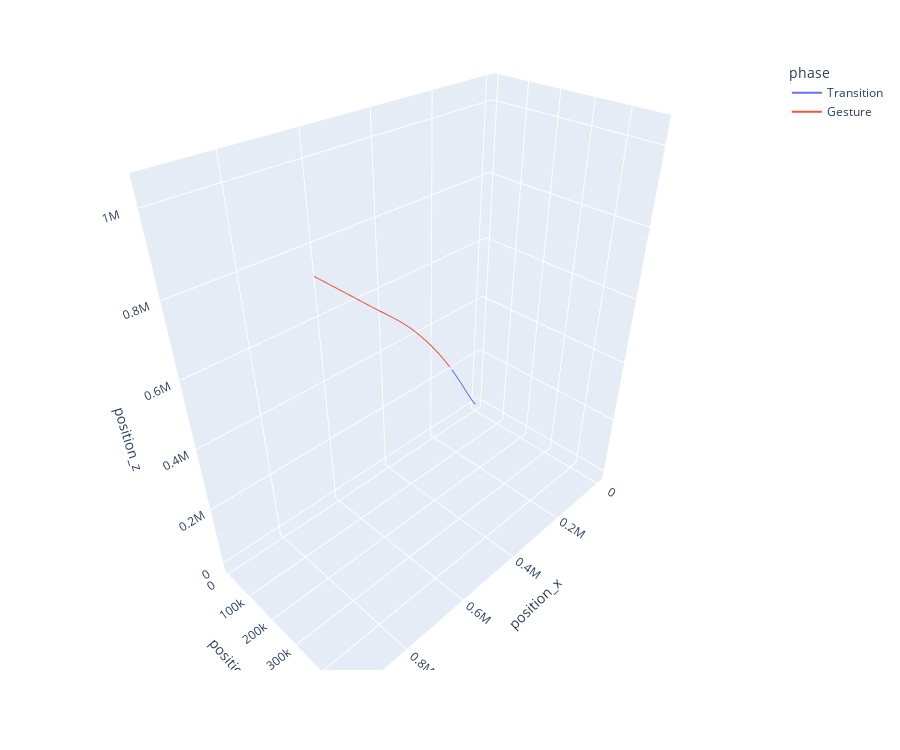

The notebook cell saved with this chart:
### Code cell
train_dataset.df["speed_x"] = train_dataset.df["acc_x"].mul(SAMPLING_FREQUENCY).cumsum()
train_dataset.df["position_x"] = train_dataset.df["speed_x"].mul(SAMPLING_FREQUENCY).cumsum()

train_dataset.df["speed_y"] = train_dataset.df["acc_y"].mul(SAMPLING_FREQUENCY).cumsum()
train_dataset.df["position_y"] = train_dataset.df["speed_y"].mul(SAMPLING_FREQUENCY).cumsum()

train_dataset.df["speed_z"] = train_dataset.df["acc_z"].mul(SAMPLING_FREQUENCY).cumsum()
train_dataset.df["position_z"] = train_dataset.df["speed_z"].mul(SAMPLING_FREQUENCY).cumsum()

px.line_3d(
    train_dataset.df.query("sequence_id == 'SEQ_000007'"),
    "position_x",
    "position_y",
    "position_z",
    color="phase",
    height=750,
)

### Figure 1 — Plotly figure (JSON) as saved in the notebook; plotly's stock layout.template omitted (floating-point values rounded to 4 significant figures)
{"data": [{"hovertemplate": "phase=Transition<br>position_x=%{x}<br>position_y=%{y}<br>position_z=%{z}<extra></extra>", "legendgroup": "Transition", "line": {"color": "#636efa", "dash": "solid"}, "marker": {"symbol": "circle"}, "mode": "lines", "name": "Transition", "scene": "scene", "showlegend": true, "type": "scatter3d", "x": [668.4, 2032.0, 3967.0, 6563.0, 9715.0, 13270.0, 17220.0, 21550.0, 26330.0, 31510.0, 37110.0, 43140.0, 49540.0, 56320.0, 63470.0, 70990.0, 78890.0, 87290.0, 96340.0, 106000.0, 116400.0, 127400.0, 139100.0, 151400.0, 164500.0], "y": [621.5, 1864.0, 3648.0, 5786.0, 7950.0, 10050.0, 11950.0, 13670.0, 15200.0, 16560.0, 17750.0, 18750.0, 19590.0, 20290.0, 20850.0, 21250.0, 21510.0, 21920.0, 22900.0, 24420.0, 26490.0, 29120.0, 32300.0, 36040.0, 40310.0], "z": [335.5, 983.6, 2174.0, 4010.0, 6809.0, 10580.0, 15280.0, 20880.0, 27380.0, 34780.0, 43060.0, 52230.0, 62320.0, 73310.0, 85220.0, 98040.0, 111800.0, 126500.0, 141800.0, 157500.0, 173700.0, 190400.0, 207600.0, 225300.0, 243500.0]}, {"hovertemplate": "phase=Gesture<br>position_x=%{x}<br>position_y=%{y}<br>position_z=%{z}<extra></extra>", "legendgroup": "Gesture", "line": {"color": "#EF553B", "dash": "solid"}, "marker": {"symbol": "circle"}, "mode": "lines", "name": "Gesture", "scene": "scene", "showlegend": true, "type": "scatter3d", "x": [178300.0, 192800.0, 207900.0, 223800.0, 240300.0, 257500.0, 275400.0, 293900.0, 313200.0, 333100.0, 353700.0, 375000.0, 396900.0, 419500.0, 442800.0, 466800.0, 491600.0, 517200.0, 543600.0, 570800.0, 598800.0, 627700.0, 657200.0, 687400.0, 718200.0, 749600.0, 781600.0, 814200.0, 847400.0, 881100.0, 915500.0, 950500.0], "y": [45130.0, 50520.0, 56450.0, 62970.0, 70090.0, 77820.0, 86160.0, 95100.0, 104700.0, 114900.0, 125800.0, 137300.0, 149500.0, 162200.0, 175600.0, 189700.0, 204200.0, 219300.0, 234900.0, 251000.0, 267600.0, 284700.0, 302200.0, 320200.0, 338700.0, 357700.0, 377200.0, 397200.0, 417800.0, 439000.0, 460700.0, 483000.0], "z": [262100.0, 281100.0, 300800.0, 320800.0, 341300.0, 362100.0, 383200.0, 404700.0, 426600.0, 448800.0, 471300.0, 494200.0, 517400.0, 541000.0, 564900.0, 589300.0, 614100.0, 638900.0, 664100.0, 689500.0, 715300.0, 741500.0, 768100.0, 795400.0, 823300.0, 851900.0, 881100.0, 910800.0, 941100.0, 972000.0, 1003000.0, 1035000.0]}], "layout": {"height": 750, "legend": {"title": {"text": "phase"}, "tracegroupgap": 0}, "margin": {"t": 60}, "scene": {"domain": {"x": [0, 1], "y": [0, 1]}, "xaxis": {"title": {"text": "position_x"}}, "yaxis": {"title": {"text": "position_y"}}, "zaxis": {"title": {"text": "position_z"}}}}}
